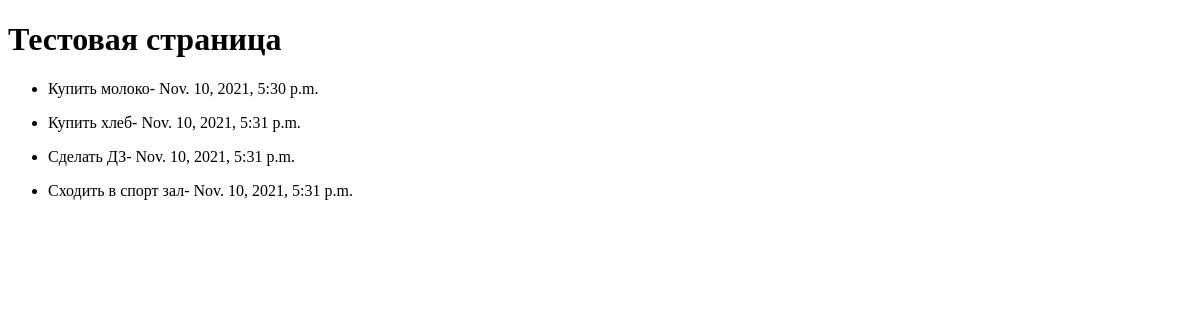
The page /test2 on the database as committed earlier.
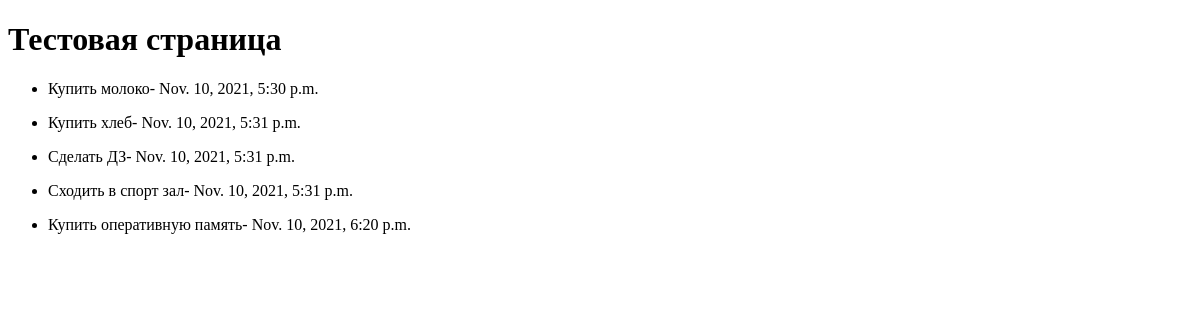
The same page on the database as committed later.
### main/models.py (models this page shows)
class ToDo(models.Model):
    text = models.CharField(max_length=100)
    created_at = models.DateTimeField(auto_now_add=True)
    is_closed = models.BooleanField(default=False)
    is_favorite = models.BooleanField(default=False)

### main/views.py (the view)
# urls.py: path('test2', test2, name='test2')
def test2(req):
    todo_list = ToDo.objects.all()
    return render(req, "test2.html", {"todo_list": todo_list})

### main/templates/test2.html (shortened to what this page needs)
<!DOCTYPE html>
<html lang="en">
<head>
</head>
<body>
<h1>Тестовая страница</h1>
{% for todo in todo_list %}
<ul>
    <li>{{todo.text}}- <span>{{todo.created_at}}</span></li>
</ul>
{% endfor %}
</body>
</html>

Rows that differ between the two databases and show on the page:
added ToDo: text "Купить оперативную память", created_at "Nov. 10, 2021, 6:20 p.m."
